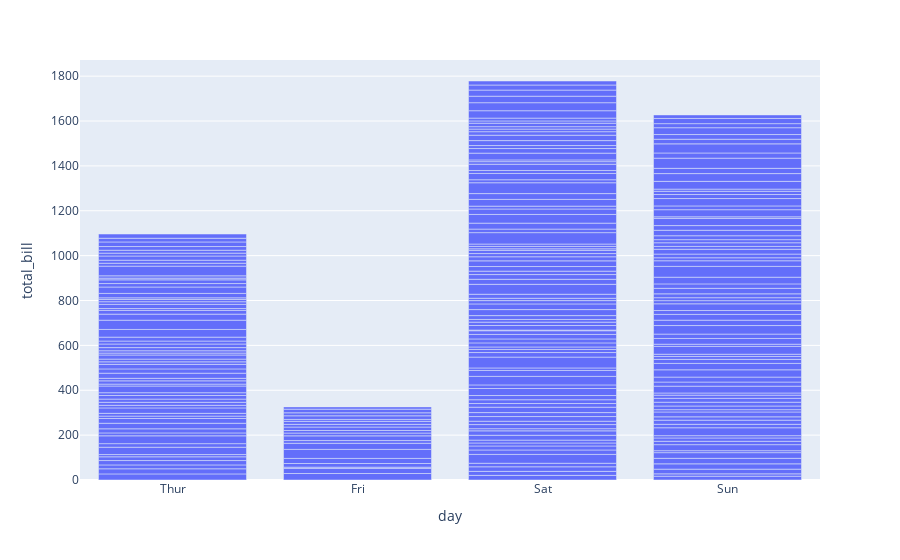

Notebook source saved alongside this figure:
### Code cell
px.bar(tips, x='day', y='total_bill', category_orders={'day':['Thur', 'Fri', 'Sat', 'Sun']})

### Figure 1 — Plotly figure (JSON) as saved in the notebook; plotly's stock layout.template omitted (floating-point values rounded to 4 significant figures; data arrays with more than 128 entries replaced by an {"elided": "..."} marker saying what was removed)
{"data": [{"alignmentgroup": "True", "hovertemplate": "day=%{x}<br>total_bill=%{y}<extra></extra>", "legendgroup": "", "marker": {"color": "#636efa", "pattern": {"shape": ""}}, "name": "", "offsetgroup": "", "orientation": "v", "showlegend": false, "textposition": "auto", "type": "bar", "x": {"elided": "244 str values"}, "xaxis": "x", "y": {"elided": "244 float values"}, "yaxis": "y"}], "layout": {"barmode": "relative", "legend": {"tracegroupgap": 0}, "margin": {"t": 60}, "xaxis": {"anchor": "y", "categoryarray": ["Thur", "Fri", "Sat", "Sun"], "categoryorder": "array", "domain": [0, 1], "title": {"text": "day"}}, "yaxis": {"anchor": "x", "domain": [0, 1], "title": {"text": "total_bill"}}}}
